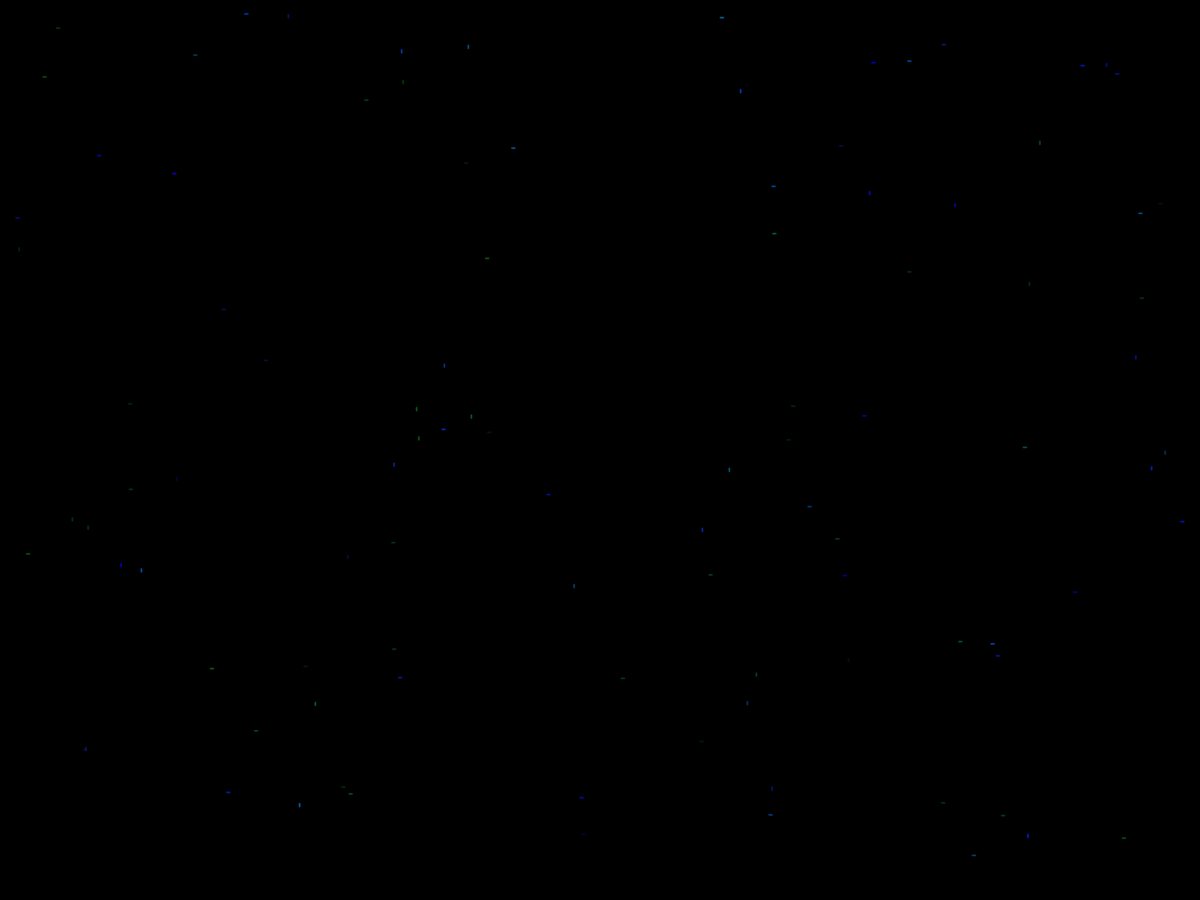
Frame 1 (no input)
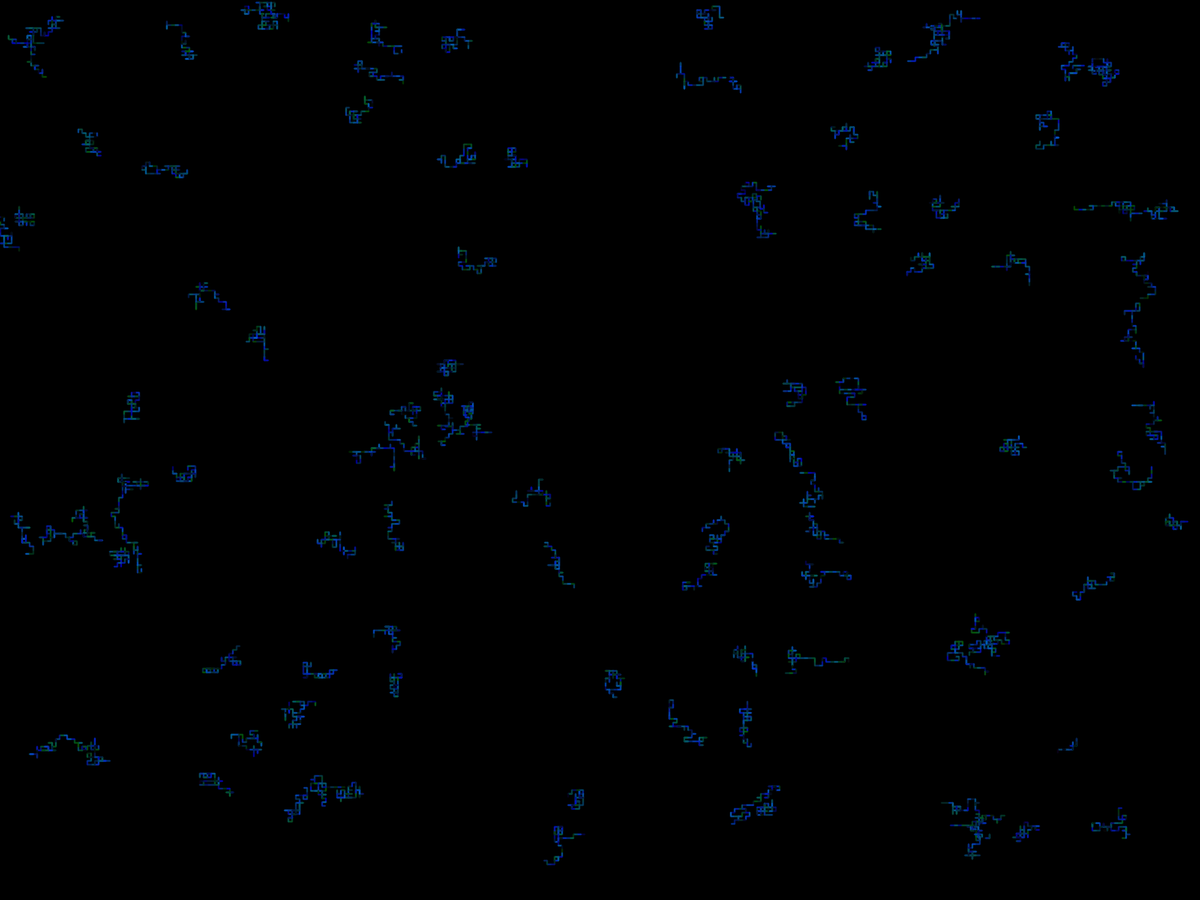
Frame 60 (the mouse pressed at the canvas centre just before this capture)
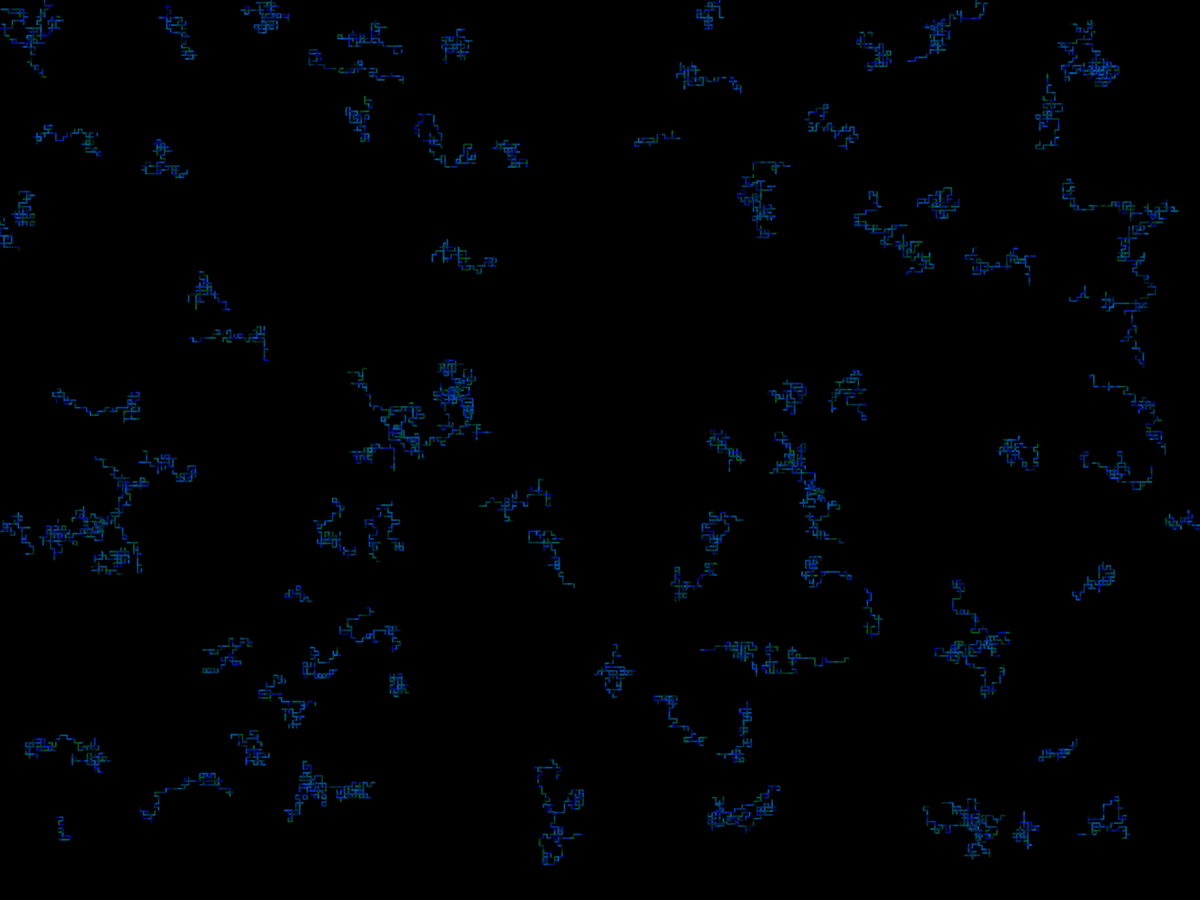
Frame 120 (the mouse held since frame 60 and released just before this capture)

The Processing sketch that drew these frames (run headless with seeded random() and noise(); from frame 60 on, the mouse is pressed at the canvas centre):

// Processing sketch: screensaver
// ── screensaver.pde
Lines[] myLines = new Lines [100];
void setup()
{
  fullScreen();
  //size(400,500);
  //size(displayWidth, displayHeight);
  background(0);
  for (int i = 0; i < myLines.length; i++)
  {
    myLines[i] = new Lines(random(width), random(height), 2, 5);
  }
}

void draw()
{

  if (frameCount > 500)
  {
    background(0);
    frameCount = 0;
  } else
  {
    for (int i = 0; i < myLines.length; i++)
    {
      myLines[i].display();
    }
  }
}
// ── Lines.pde
class Lines
{
  //Member Variables
  float xpos = 0;
  float ypos = 0;
  float strokeW, lineLength;
  
  // Constructor
  Lines(float tempX, float tempY, float tempStroke, float tempLength)
  {
    xpos = tempX;
    ypos = tempY;
    strokeW = tempStroke;
    lineLength = tempLength;
  }

  //Display Method
  void display()
  {
    strokeWeight(strokeW);
   // lineLength = random(1, 20);
    stroke(random(10), random(100), random(200));
    if (xpos > width || xpos < 0 || ypos > height || ypos < 0)
    {
      xpos = random(width);
      ypos = random(height);
    } else
    {
      if (random(100)> 70)
      {
        strokeWeight(strokeW);
        moveLeft(lineLength, xpos, ypos);
      } else if (random(100)>65)
      {
        strokeWeight(strokeW);
        moveUp(lineLength, xpos, ypos);
      } else if (random(100)>55)
      {
        strokeWeight(strokeW);
        moveDown(lineLength, xpos, ypos);
      } else
      {
        strokeWeight(strokeW);
        moveRight(lineLength, xpos, ypos);
      }
    }
  }
  
  //Move Methods
  void moveRight(float rep, float startX, float startY )
  {
    for (int i = 0; i < rep; i++)
    {
      point(startX + i, startY);
    }
    xpos = startX + rep;
    ypos = startY;
  }

  void moveLeft(float rep, float startX, float startY)
  {
    for (int i = 0; i < rep; i++)
    {
      point(startX - i, startY);
    }
    xpos = startX - rep;
    ypos = startY;
  }

  void moveUp(float rep, float startX, float startY)
  {
    for (int i = 0; i < rep; i++)
    {
      point(startX, startY - i);
    }
    ypos = startY - rep;
    xpos = startX;
  }

  void moveDown(float rep, float startX, float startY)
  {
    for (int i = 0; i < rep; i++)
    {
      point(startX, startY + i);
    }
    ypos = startY + rep;
    xpos = startX;
  }
}
